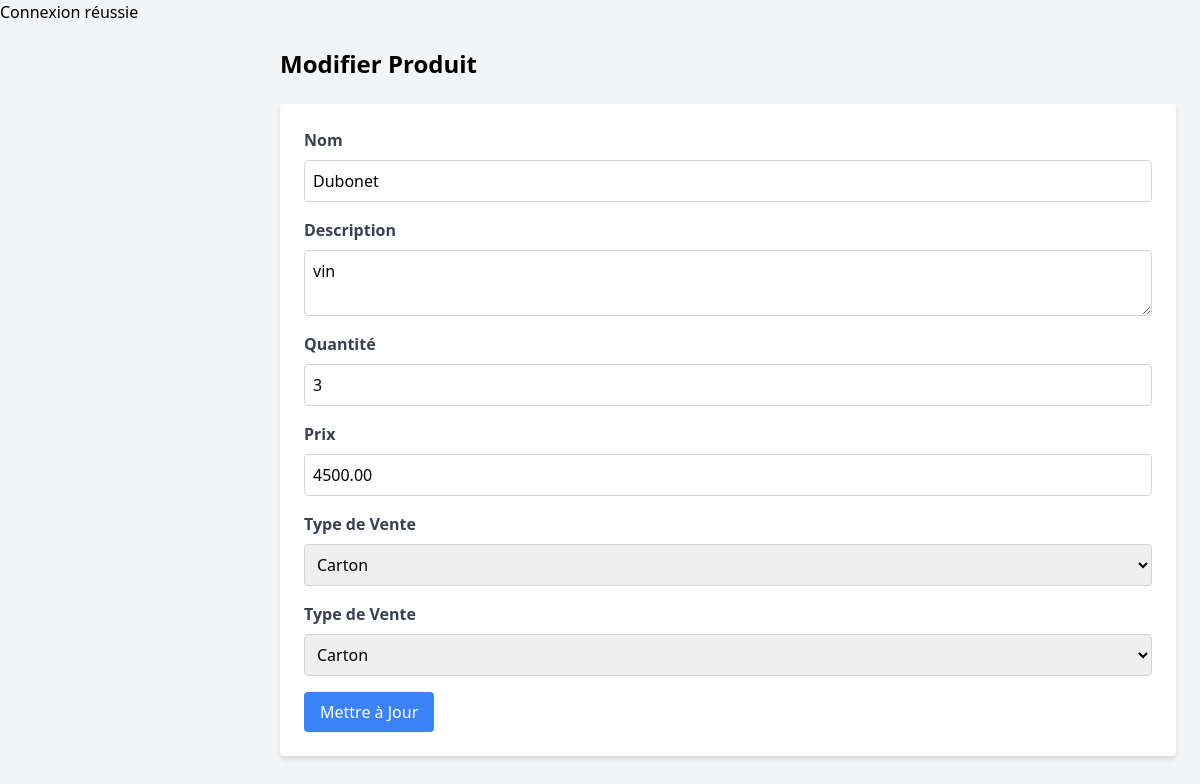
Screenshot of /edit_product.php?id=65 with the database file from the repository.
### tables this page shows
CREATE TABLE IF NOT EXISTS `produits` (
  `id` int NOT NULL AUTO_INCREMENT,
  `nom` varchar(255) NOT NULL,
  `description` text,
  `quantite` int NOT NULL,
  `prix` decimal(10,2) NOT NULL,
  `type_vente` varchar(50) DEFAULT NULL,
  `fournisseur_id` int DEFAULT NULL,
  `prix_unitaire` decimal(10,2) DEFAULT NULL,
  `stock` int NOT NULL DEFAULT '0',
  PRIMARY KEY (`id`)
);

### public/edit_product.php (the view, shortened to what this page needs)
<?php
include 'db_connect.php';
$product_id = isset($_GET['id']) ? (int)$_GET['id'] : 0;
$product = null;
if ($product_id > 0) {
    $sql = "SELECT * FROM produits WHERE id = $product_id";
    $result = $conn->query($sql);
    if ($result->num_rows == 1) {
        $product = $result->fetch_assoc();
    } else {
        $error = "Produit non trouvé.";
    }
}
?>
<!DOCTYPE html>
<html lang="fr">
<head>
    <link href="https://cdn.jsdelivr.net/npm/tailwindcss@2.2.19/dist/tailwind.min.css" rel="stylesheet">
</head>
<body class="bg-gray-100">
<div class="ml-64 p-6">
    <h1 class="text-2xl font-semibold mb-6">Modifier Produit</h1>
    <?php if ($product): ?>
        <form method="POST" action="" class="bg-white p-6 rounded shadow-md">
            <div class="mb-4">
                <label for="nom" class="block text-gray-700 font-bold mb-2">Nom</label>
                <input type="text" id="nom" name="nom" value="<?php echo htmlspecialchars($product['nom']); ?>" class="w-full border border-gray-300 p-2 rounded" required>
            </div>
            <div class="mb-4">
                <label for="description" class="block text-gray-700 font-bold mb-2">Description</label>
                <textarea id="description" name="description" class="w-full border border-gray-300 p-2 rounded" required><?php echo htmlspecialchars($product['description']); ?></textarea>
            </div>
            <div class="mb-4">
                <label for="quantite" class="block text-gray-700 font-bold mb-2">Quantité</label>
                <input type="number" id="quantite" name="quantite" value="<?php echo htmlspecialchars($product['quantite']); ?>" class="w-full border border-gray-300 p-2 rounded" required>
            </div>
            <div class="mb-4">
                <label for="prix" class="block text-gray-700 font-bold mb-2">Prix</label>
                <input type="number" id="prix" name="prix" value="<?php echo htmlspecialchars($product['prix']); ?>" class="w-full border border-gray-300 p-2 rounded" step="0.01" required>
            </div>
            <div class="mb-4">
                <label for="type_vente" class="block text-gray-700 font-bold mb-2">Type de Vente</label>
                <select id="type_vente" name="type_vente" class="w-full border border-gray-300 p-2 rounded" required>
                    <option value="carton" <?php if ($product['type_vente'] == 'carton') echo 'selected'; ?>>Carton</option>
                </select>
            </div>
            <div class="mb-4">
    <label for="type_vente" class="block text-gray-700 font-bold mb-2">Type de Vente</label>
    <select id="type_vente" name="type_vente" class="w-full border border-gray-300 p-2 rounded" required>
        <option value="carton" <?php if ($product['type_vente'] == 'carton') echo 'selected'; ?>>Carton</option>
    </select>
</div>
            <div class="flex items-center justify-between">
                <button type="submit" name="update_product" class="bg-blue-500 text-white px-4 py-2 rounded">Mettre à Jour</button>
            </div>
        </form>
    <?php else: ?>
        <p class="text-red-500">Produit non trouvé.</p>
    <?php endif; ?>
</div>
</body>
</html>

### rows the page displays
produits: nom "Dubonet", description "vin", quantite "3", prix "4500.00"
